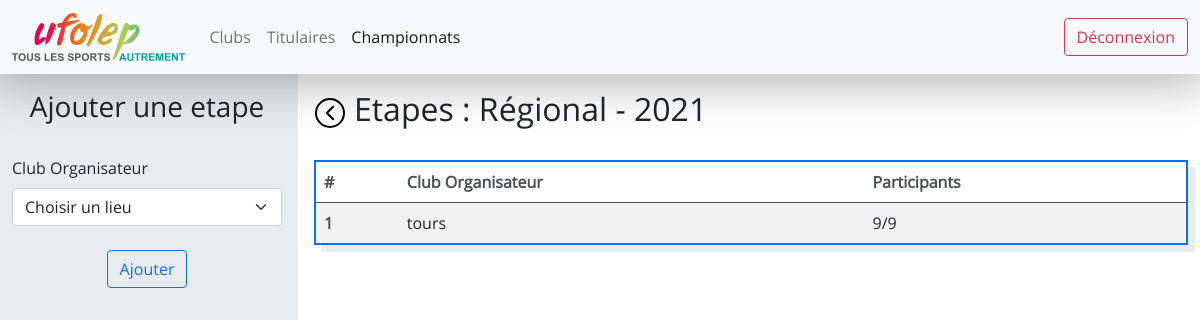
The app's page /championnat-5/etapes/ (signed in) with its own data.
### website/models.py (models this page shows)
class Championnat_type(db.Model) :
    __tablename__ = "championnat_type"
    id = db.Column(db.Integer, primary_key=True)
    type = db.Column(db.String(50), nullable=False)
    nb_etapes_max = db.Column(db.Integer, nullable=False)
    championnats =  db.relationship('Championnat', backref='championnat_type', lazy=True)

class Championnat(db.Model) :
    __tablename__ = "championnat"
    id = db.Column(db.Integer, primary_key=True)
    championnat_type_id = db.Column(db.Integer, db.ForeignKey('championnat_type.id'), nullable=False)
    annee = db.Column(db.Integer, nullable=False)
    etapes = db.relationship('Etape', backref='championnat', lazy=True)

class Club(db.Model) :
    __tablename__ = "club"
    id = db.Column(db.Integer, primary_key=True)
    ville = db.Column(db.String(100), unique=True, nullable=False)
    initiales = db.Column(db.String(5), unique=True, nullable=False)
    titulaires = db.relationship('Titulaire', backref='club', lazy=True)
    etapes = db.relationship('Etape', backref='club', lazy=True)

### website/views.py (the view)
@views.route("/championnat-<championnat_id>/etapes/")
@login_required
def etapes(championnat_id) :
    championnat = Championnat.query.filter_by(id=championnat_id).first()
    if championnat is not None :
        championnat_type = Championnat_type.query.filter_by(id=championnat.championnat_type_id).first().type
        clubs = Club.query.all()
        etapes = get_etapes_dict(championnat)
        return render_template('etapes.html', championnat=championnat, championnat_type=championnat_type, clubs=clubs, etapes=etapes)
    return render_template('404.html'), 404

### app.py (called while the page is built)
@app.teardown_appcontext
def shutdown_session(exception=None):
    db.session.remove()

### website/__init__.py (called while the page is built)
def create_app() :
    app = Flask(__name__)
    app.config["SECRET_KEY"] = "ti=his is a test"
    app.config['SQLALCHEMY_DATABASE_URI'] = 'sqlite:///database.db'
    app.config['SQLALCHEMY_TRACK_MODIFICATIONS'] = True
    db.init_app(app)
    login_manager = LoginManager()
    login_manager.login_view = "auth.login"
    login_manager.init_app(app)
    from .models import User
    @login_manager.user_loader
    def load_user(user_id) :
        return User.query.get(int(user_id))
    from .views import views
    from .auth import auth
    app.register_blueprint(views, url_prefix="/")
    app.register_blueprint(auth, url_prefix="/")
    db.create_all(app=app)
    return app

### website/views.py (called while the page is built)
def get_etapes_dict(championnat) :
    etapes_list = championnat.etapes
    etapes = []
    for etape in etapes_list :
        etapes.append({
            'id': etape.id,
            'club': Club.query.filter_by(id=etape.lieu_id).first().ville,
            'participants': len(Participant_etape.query.filter_by(etape_id=etape.id).all()),
            'nb_titulaires': len(Titulaire.query.all())
        })
    return etapes

### website/templates/etapes.html (shortened to what this page needs)
{% extends "logged.html" %}
{% block logged_css %}
<link
    href="{{ url_for('static', filename='clubs.css') }}"
    rel="stylesheet"
>
{% endblock %}
{% block left_col %}
<form class="" method="post">
    <div class="title horizontal-flex mb-4">
        <h3>Ajouter une etape</h3>
    </div>
    <div class="mb-4">
        <label for="lieu" class="form-label">Club Organisateur</label>
        <select id="lieu" name="lieuId" class="form-select {% if lieu %}is-invalid{% endif %}">
            <option value="none" selected>Choisir un lieu</option>
        </select>
    </div>
    <div class="horizontal-flex">
        <button type="submit" class="btn btn-outline-primary">Ajouter</button>
    </div>
</form>
{% endblock %}
{% block right_col %}
<div class="title mb-4">
    <div class="center-flex me-2">
        <a href="{{ url_for('views.championnats') }}"><img class="back" src="{{ url_for('static', filename='back.svg') }}" alt="Retour"></a>
    </div>
    <h2>Etapes : {{ championnat_type }} - {{ championnat.annee }}</h2>
</div>
<table class="table table-striped table-hover">
    <thead>
        <tr>
            <th scope="col">#</th>
            <th scope="col">Club Organisateur</th>
            <th scope="col">Participants</th>
        </tr>
    </thead>
    <tbody>
        {% for etape in etapes %}
        <tr onclick="window.location='{{ url_for('views.etape', championnat_id=championnat.id, etape_id=etape['id'])}}';">
            <th scope="row">{{ loop.index }}</th>
            <td>{{ etape['club'] }}</td>
            <td>{{ etape['participants'] }}/{{ etape['nb_titulaires'] }}</td>
        </tr>
        {% endfor %}
    </tbody>
</table>
{% endblock %}

### website/static/main.css (style rules this page uses)
* { padding: 0; margin: 0; }
html, body { font-family: open-sans; overflow: hidden; }
select { font-family: open-sans; }
.center-flex { display: flex; align-items: center; justify-content: center; }
.horizontal-flex { display: flex; justify-content: center; }
img.back { height: 2rem; }
.table { box-shadow: 7px 7px 0 0 var(--bs-gray-200); border: 2px solid var(--bs-blue) !important; }
.table th { color: var(--bs-gray-700); border-color: var(--bs-gray-400); }
.table td { border-color: var(--bs-gray-400); }

### website/static/clubs.css (style rules this page uses)
tr { cursor: pointer; }
.title { display: flex; }

### records on screen
Championnat_type: type "Régional"
Championnat: annee "2021"
Club: club "tours", participants "9", nb_titulaires "9"
